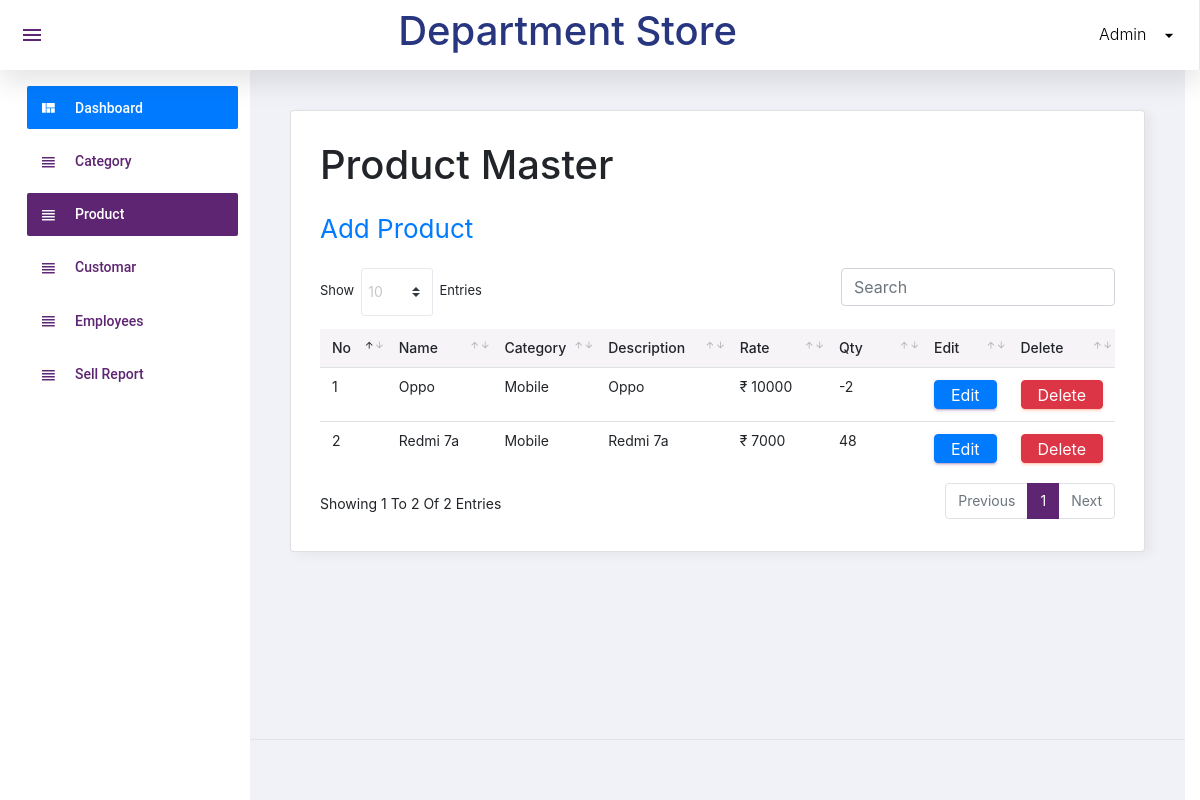
Page /admin/product.php (signed in) on the committed database.
### tables this page shows
CREATE TABLE `product` (
  `p_id` int(11) NOT NULL,
  `product_name` varchar(250) NOT NULL,
  `category` varchar(250) NOT NULL,
  `description` varchar(250) NOT NULL,
  `rate` double NOT NULL,
  `qty` int(11) NOT NULL,
  `add_date` timestamp NOT NULL DEFAULT current_timestamp() ON UPDATE current_timestamp()
);

### admin/product.php (the view, shortened to what this page needs)
<?php include('top.php');?>
<!DOCTYPE html>
<html>
<head>
</head>
<body>
<div class="card">
            <div class="card-body">
              <h1 class="grid_title">Product master</h1>
			  <a href="addproduct.php" class="add_link">Add Product</a>
              <div class="row grid_box">
                <div class="col-12">
                  <div class="table-responsive">
                    <table id="order-listing" class="table">
                      <thead>
                        <tr>
                            <th width="10%"> no</th>
                           <th width="20%"> name</th>
                            <th width="10%">Category</th>
                            <th width="20%">description</th>
                            <th width="20%">rate</th>
                            <th width="20%">qty</th>
                            <th width="20%">edit</th>
                            <th width="20%">delete</th>
                        </tr>
                      </thead>
                      <tbody>
                      <?php
                        include"database.inc.php";
                        $query="select * from product";
                        $data=mysqli_query($con,$query);
                        $i=0;
                        while($res=mysqli_fetch_assoc($data))
                        {
                          $i++;
                        	$name=$res["product_name"];
                        	$id=$res["p_id"];
                        	$cat=$res["category"];
                        	$rate=$res["rate"];
                        	$desc=$res["description"];
                        	$qty=$res["qty"];
                        	echo"
                            <tr>
                            <td>$i</td>
                            <td>$name</td>
                            <td>$cat</td>
                            <td>$desc</td>
                            <td> &#8377; $rate </td>
                            <td>$qty</td>
                            <td><a href='editproduct.php?id=$id'class='btn btn-primary'>edit</a></td>
                          <td><a href='deleteproduct.php?id=$id'class='btn btn-danger'>delete</a></td>
                            </tr>
                        	";
                        }
                        ?>
                      </tbody>
                    </table>
                  </div>
				</div>
              </div>
            </div>
          </div>
</body>
</html>
<?php include('footer.php');?>

### admin/top.php (style rules this page uses)
* { text-transform: capitalize; }

### rows in the picture
product: product_name "Oppo", category "Mobile", description "Oppo", rate "10000", qty "-2"
product: product_name "Redmi 7a", category "Mobile", description "Redmi 7a", rate "7000", qty "48"
